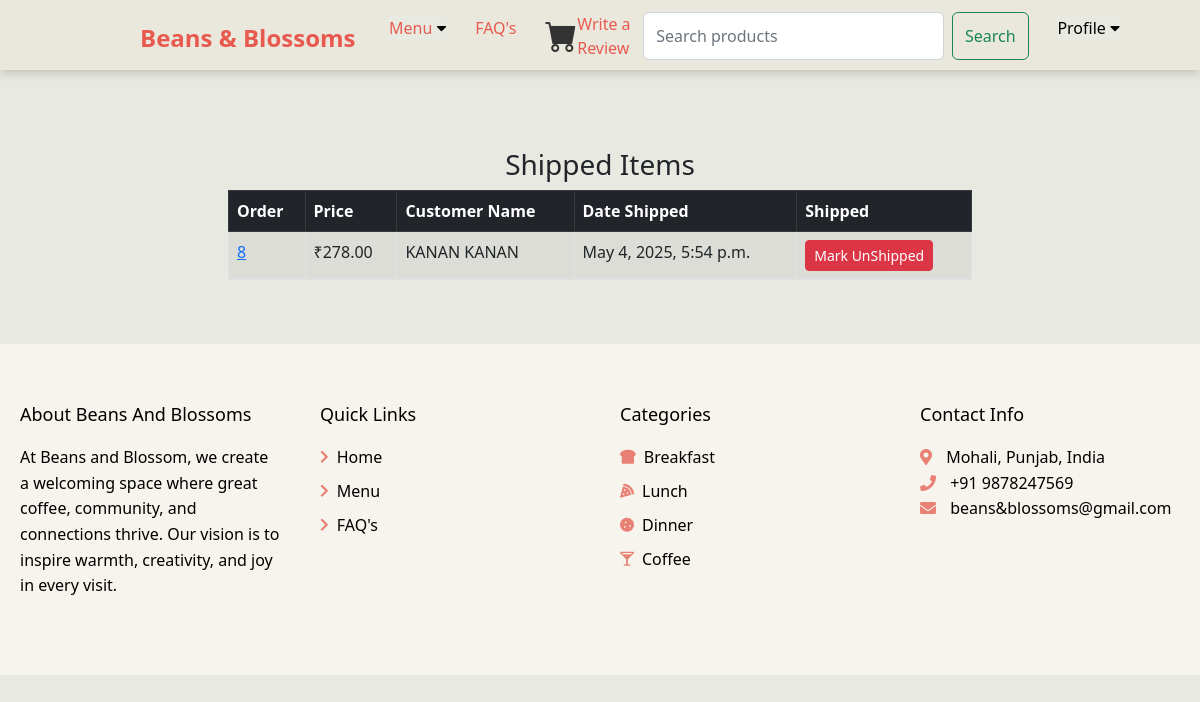
The app's page /cart/shipped_dash (signed in) with its own data.
### cart/models.py (models this page shows, shortened)
class Order(models.Model):
	user = models.ForeignKey(User, on_delete=models.CASCADE, null=True, blank=True)
	full_name = models.CharField(max_length=250)
	email = models.EmailField(max_length=250)
	shipping_address = models.TextField(max_length=15000)
	amount_paid = models.DecimalField(max_digits=7, decimal_places=2)
	date_ordered = models.DateTimeField(auto_now_add=True)
	shipped = models.BooleanField(default=False)
	date_shipped = models.DateTimeField(blank=True, null=True)

### cart/views.py (the view, shortened to what this page needs)
# urls.py: path('shipped_dash', views.shipped_dash, name="shipped_dash"),
def shipped_dash(request):
	if request.user.is_authenticated and request.user.is_superuser:
		orders = Order.objects.filter(shipped=True)
		return render(request, "shipped_dash.html", {"orders":orders})
	else:
		messages.success(request, "Access Denied")
		return redirect('home')

### cart/context_processors.py (called while the page is built)
def cart(request):
    return {'cart': Cart(request)}

### cart/templates/shipped_dash.html (shortened to what this page needs)
{% extends 'base.html' %}
{% block content %}
<section style="margin-top: 100px;">
        <div class="container">
        	<div class="row">
        		<center>
        			<div class="col-8">
        				<br/><br/>
<h3>Shipped Items</h3>
<table class="table table-striped table-hover table-bordered">
  <thead class="table-dark">
    <tr>
      <th scope="col">Order</th>
      <th scope="col">Price</th>
      <th scope="col">Customer Name</th>
      <th scope="col">Date Shipped</th>
      <th scope="col">Shipped</th>
    </tr>
  </thead>
  <tbody>
    {% for item in orders %}
    <tr>
      <td><a href="{% url 'orders' item.id %}">{{ item.id }}</a></td>
      <td>₹{{ item.amount_paid }}</td>
      <td>{{ item.full_name }}</td>
      <td>{{ item.date_shipped }}</td>
       <td>
        <form method="POST">
          <button type="Submit" class="btn btn-danger btn-sm">Mark UnShipped</button>
        </form>
      </td>
    </tr>
    {% endfor %}
  </tbody>
</table>
<br/><br/>
        			</div>
        		</center>
        	</div>
        </div>
</section>
{% endblock %}

### main/templates/base.html (style rules this page uses)
* { margin: 0; padding: 0; box-sizing: border-box; }
body { background-color: #E8E9E1; }

### records on screen
Order: id "8", amount_paid "278.00", full_name "KANAN KANAN", date_shipped "May 4, 2025, 5:54 p.m."
